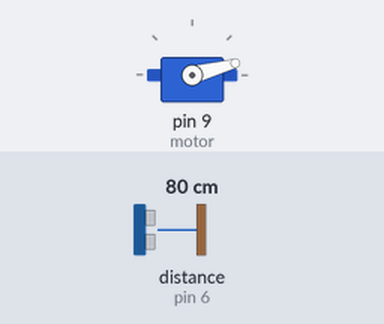
Bench run of a sketch on a simulated Arduino Uno, built with avr-gcc and run on an emulated ATmega328P. Shown: servo. Wiring (inferred from the names in the program): ultrasonic range finder: trigger pin 7; echo pin 6. The inputs (shaded band) are chosen by the test bench; at power-on: distance to the obstacle (sensor on pin 6) 80 cm. The echo pulse lasts 58.3 µs per cm; what the sketch prints to the serial monitor is not drawn.

Above: at 0.01 s.
1.3 s: distance to the obstacle (sensor on pin 6) set to 2 cm
At 3.4 s:
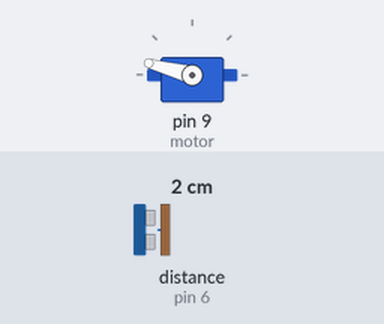
4.3 s: distance to the obstacle (sensor on pin 6) set to 250 cm
At 5.3 s:
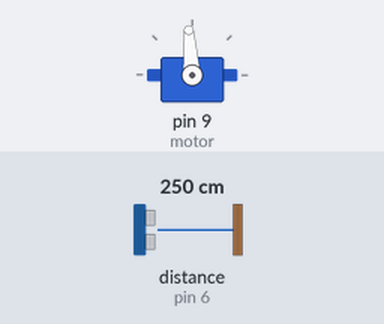
7.3 s: distance to the obstacle (sensor on pin 6) set to 4 cm
10.3 s: distance to the obstacle (sensor on pin 6) set to 18 cm
Timing chart, 0 to 14.3 s (numbered marks = the images above; inputs shaded):
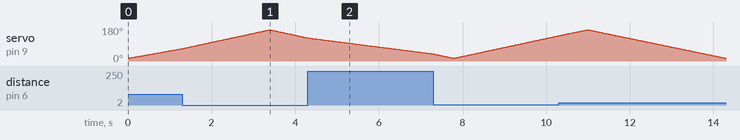

The sketch:

harketli_radar.ino
```cpp
#include <Servo.h>
#define echo 6
#define trig 7
long zaman;
int cm;
Servo motor;

void setup() {
  pinMode (trig,OUTPUT);
  pinMode (echo, INPUT);
  motor.attach(9);
  Serial.begin(9600);

}

void loop() {
  for(int i=15; i<=165; i++){
    motor.write(i);
    delay(20);
    cm=mesafebul();
    Serial.print(i);
    Serial.print(",");
    Serial.print(cm);
    Serial.print(".");
  }
  for(int i=165;i>=15; i--){
    motor.write(i);
    delay(20);
    cm=mesafebul();
    Serial.print(i);
    Serial.print(",");
    Serial.print(cm);
    Serial.print(".");
  }


}


int mesafebul(){
  digitalWrite(trig,LOW);
  delayMicroseconds(2);
  digitalWrite(trig, HIGH);
  delayMicroseconds(10);
  digitalWrite(trig,LOW);
  zaman = pulseIn(echo,HIGH);
  float cm =  zaman/58.2 ;
  return cm;

   }
```

Measured:
- by itself, servo on pin 9 (motor): rises from 134° to 165° in 0.66 s, then falls to 15° in 3.3 s
